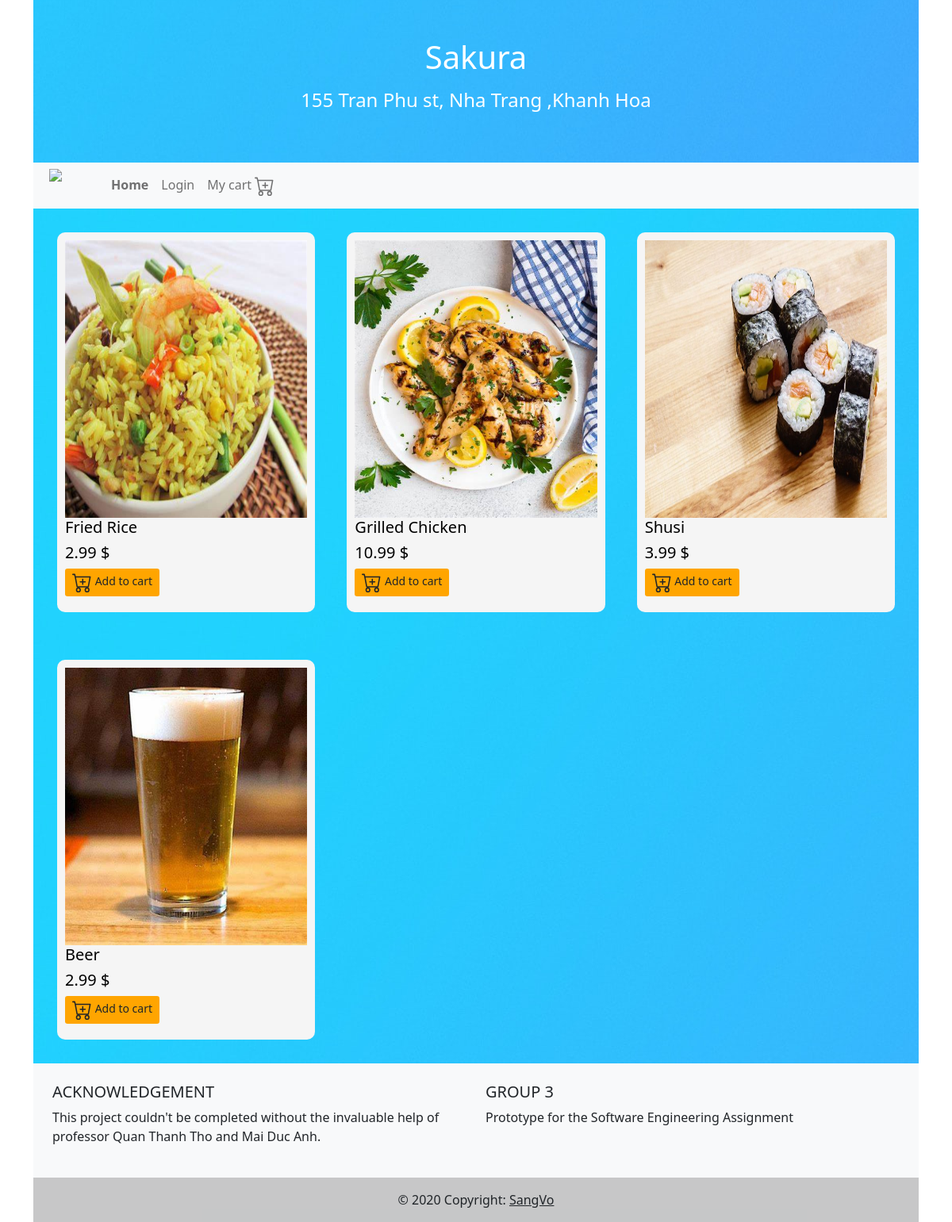
Page /view/Sakura on the committed database.
### restaurant_sys/models.py (models this page shows)
class restaurant(models.Model):
    name=models.CharField(unique=True, primary_key=True,max_length=50)
    address=models.TextField()
    dishes=models.ManyToManyField(dish, null=True, blank=True)

class dish(models.Model):
    name=models.CharField(unique=True, primary_key=True, max_length=50)
    image=models.FileField(blank=True, null=True, upload_to='photos')
    country=models.CharField(blank=True, null=True, choices=country_arr,max_length=50)
    type=models.CharField(choices=type_arr,max_length=50)
    price=models.DecimalField(max_digits=5,decimal_places=2,blank=True, null=True)

### restaurant_sys/views.py (the view)
# urls.py: path('view/<restname>', views.restaurant_view),
def restaurant_view(request,restname):
    try:
        r= restaurant.objects.get(name=restname)
        print(r.name)
        food=r.dishes.filter(type='Food')
        drink=r.dishes.filter(type='Drink')
        return render(request,"index.html",{'r':r,'f':food,'d':drink,'back_url':BACKGROUND_URL})
    except:
        return Http404

### restaurant_sys/templates/index.html (shortened to what this page needs)
{% extends 'base.html' %}
{% block body %}
<header>
  <div
    class="p-5 text-center bg-image"
    style="
      background-color: #EEEDE7;
      background-position-y: center;
      height: auto;
      background-image:url({{back_url}})
    "
  >
    <div class="mask" style="">
      <div class="d-flex justify-content-center align-items-center h-100">
        <div class="text-white">
          <h1 class="mb-3">{{r.name}}</h1>
          <h4 class="mb-3">{{r.address}}</h4>
        </div>
      </div>
    </div>
  </div>
</header>
<nav class="navbar navbar-expand-lg navbar-light bg-light">
  <div class="collapse navbar-collapse" id="navbarNav">
    <ul class="navbar-nav">
      <div style="width:20px"></div>
      <image style="width:50px" src='https://upload.wikimedia.org/wikipedia/commons/thumb/d/de/HCMUT_official_logo.png/238px-HCMUT_official_logo.png'>
      <div style="width:20px"></div>
      <li class="nav-item">
        <a class="nav-link" href="#"><b>Home</b></a>
      </li>
      <li class="nav-item">
        <a class="nav-link" href="/login">Login</a>
      </li>
      <li class="nav-item">
        <a class="nav-link" onclick="seemycart()">My cart
        </a>
      </li>
    </ul>
  </div>
</nav>
<div style="
background-color: #EEEDE7;
background-image:url({{back_url}})
">
<div class= "container-fluid">
  <div class= "row" style="padding: 10px;">
     {% for food in f %}
     <div class ="col-12 col-sm-6 col-md-4" style="padding:20px">
     <div style="color:black; background-color: whitesmoke; padding:10px; border-radius:10px">
      <img src={{food.image.url}} height="350" width="100%" ><br>
      <h5>{{food.name}}</h5>
      <h5>{{food.price}} $</h5>
      <button onclick="add_item('{{food.name}}')" type="button" class="btn btn-default btn-sm" style="background-color: orange;">
        Add to cart
      </button>
      <div style="height: 10px;"></div>
      </div>
    </div>
      {% endfor %}
  </div>
</div>
<div class= "container-fluid">
  <div style="padding: 10px;" class= "row">
     {% for drink in d %}
      <div class ="col-12 col-sm-6 col-md-4" style="padding:20px">
     <div style="color:black; background-color: whitesmoke; padding:10px; border-radius:10px">
      <img src={{drink.image.url}} height="350" width="100%"><br>
      <h5>{{drink.name}}</h5>
      <h5>{{drink.price}} $</h5>
      <button onclick="add_item('{{drink.name}}')" type="button" class="btn btn-default btn-sm" style="background-color: orange;">
        Add to cart
      </button>
      <div style="height: 10px;"></div>
      </div>
    </div>
      {% endfor %}
  </div>
</div>
</div>
{% endblock %}

### rows in the picture
restaurant: name "Sakura", address "155 Tran Phu st, Nha Trang ,Khanh Hoa"
dish: image (picture), name "Fried Rice", price "2.99"
dish: image (picture), name "Grilled Chicken", price "10.99"
dish: image (picture), name "Shusi", price "3.99"
dish: image (picture), name "Beer", price "2.99"
